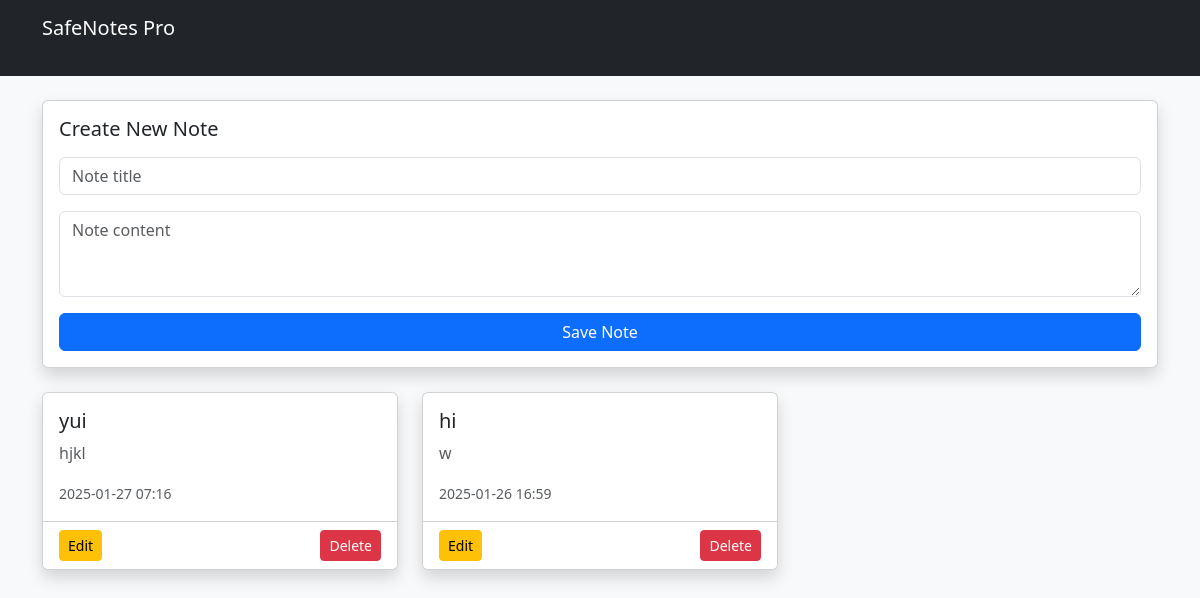
Before: / with the older database file.
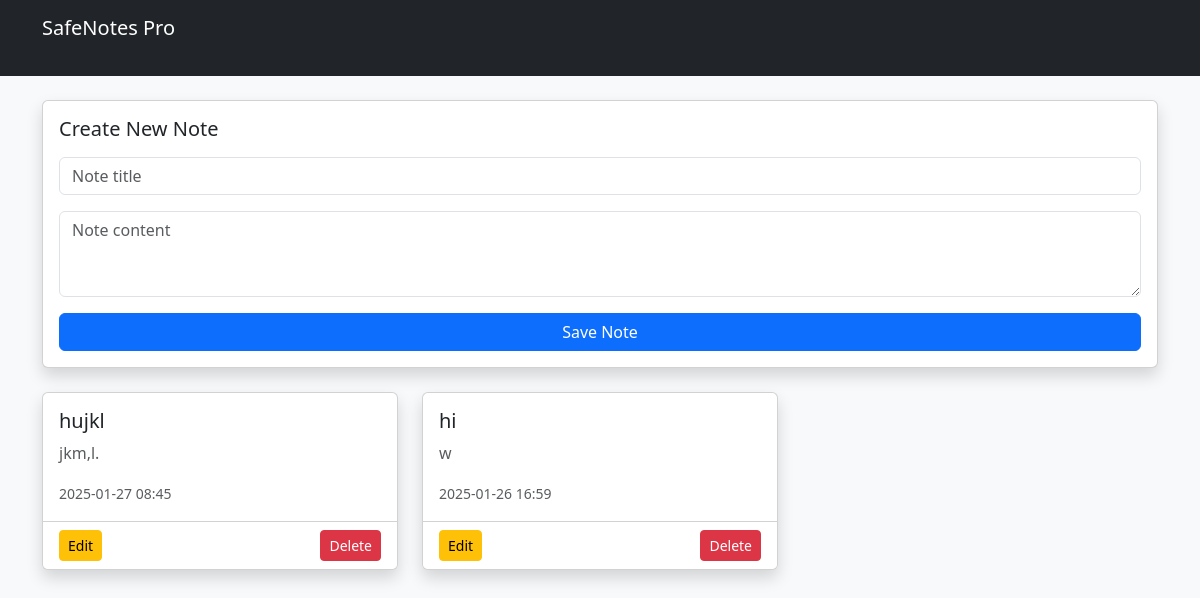
After: the same page with the newer database file.
### tables this page shows
CREATE TABLE notes (
            id INTEGER PRIMARY KEY AUTOINCREMENT,
            title TEXT NOT NULL,
            content TEXT NOT NULL,
            created_at TIMESTAMP DEFAULT CURRENT_TIMESTAMP
        );

### app.py (the view, shortened to what this page needs)
@app.route('/', methods=['GET', 'POST'])
def index():
    with sqlite3.connect(DATABASE, uri=True) as conn:
        notes = conn.execute('''
            SELECT id, title, content, created_at
            FROM notes
            ORDER BY created_at DESC
        ''').fetchall()
    return render_template('index.html', notes=notes)

### templates/index.html (shortened to what this page needs)
<!DOCTYPE html>
<html lang="en">
<head>
    <link href="https://cdn.jsdelivr.net/npm/bootstrap@5.3.2/dist/css/bootstrap.min.css" rel="stylesheet">
</head>
<body class="bg-light">
    <nav class="navbar navbar-dark bg-dark mb-4">
        <div class="container">
            <span class="navbar-brand">SafeNotes Pro</span>
        </div>
    </nav>
    <div class="container">
        <div class="card shadow mb-4">
            <div class="card-body">
                <h5 class="card-title mb-3">
                    {% if note_to_edit %}
                        Edit Note
                    {% else %}
                        Create New Note
                    {% endif %}
                </h5>
                <form method="POST" action="{% if note_to_edit %}/edit/{{ note_to_edit[0] }}{% else %}/{% endif %}">
                    <div class="mb-3">
                        <input
                            type="text"
                            class="form-control"
                            name="title"
                            placeholder="Note title"
                            value="{{ note_to_edit[1] if note_to_edit else '' }}"
                            required>
                    </div>
                    <div class="mb-3">
                        <textarea
                            class="form-control"
                            name="content"
                            rows="3"
                            placeholder="Note content"
                            required>{{ note_to_edit[2] if note_to_edit else '' }}</textarea>
                    </div>
                    <button type="submit" class="btn btn-primary w-100">
                        {% if note_to_edit %}
                            Update Note
                        {% else %}
                            Save Note
                        {% endif %}
                    </button>
                </form>
            </div>
        </div>
        <div class="row row-cols-1 row-cols-md-2 row-cols-lg-3 g-4" id="notesGrid">
            {% for note in notes %}
                <div class="col note-item">
                    <div class="card note-card h-100 shadow">
                        <div class="card-body">
                            <h5 class="card-title">{{ note[1] }}</h5>
                            <p class="card-text text-muted">{{ note[2] }}</p>
                            <small class="text-muted">
                                {{ note[3][:16] }}
                            </small>
                        </div>
                        <div class="card-footer bg-white d-flex justify-content-between">
                            <a href="/edit/{{ note[0] }}" class="btn btn-sm btn-warning">Edit</a>
                            <a href="/delete/{{ note[0] }}" class="btn btn-sm btn-danger">Delete</a>
                        </div>
                    </div>
                </div>
            {% else %}
                <div class="col-12">
                    <div class="alert alert-info">
                        No notes found. Create your first note above!
                    </div>
                </div>
            {% endfor %}
        </div>
    </div>
</body>
</html>

### templates/index.html (style rules this page uses)
.note-card { transition: transform 0.2s, box-shadow 0.2s; }
.container { margin-bottom: 20px; }

Changed rows visible on the page:
removed notes: title "yui", content "hjkl", created_at "2025-01-27 07:16"
added notes: title "hujkl", content "jkm,l.", created_at "2025-01-27 08:45"
